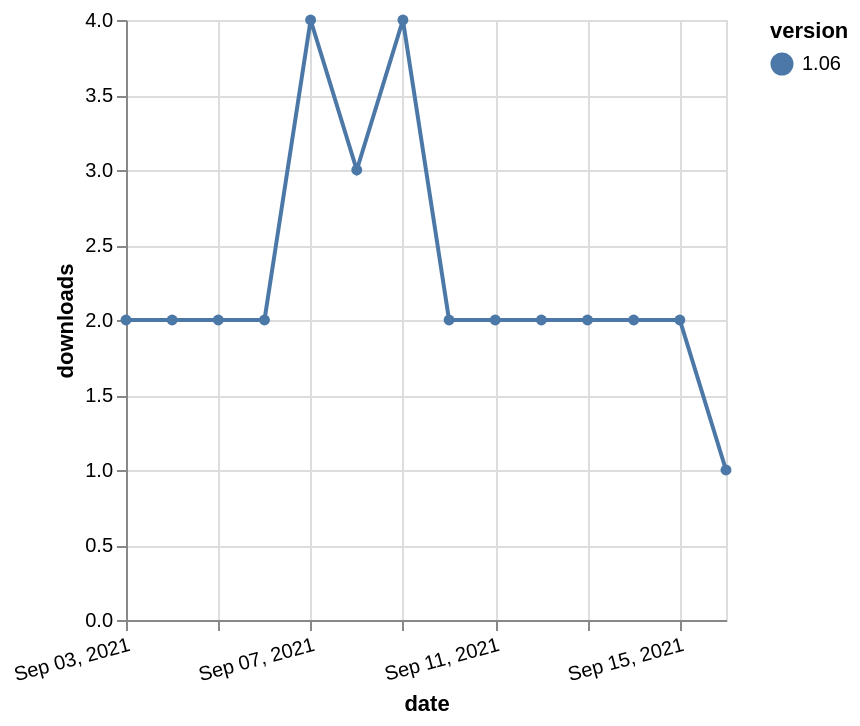

Source (Vega-Lite JSON):
### Vega-Lite specification from a JSON file in a GitHub repository (floating-point values rounded to 4 significant figures)
{"$schema": "https://vega.github.io/schema/vega-lite/v5.json", "description": "A simple bar chart with embedded data.", "data": {"values": [{"date": "2021-09-03", "total": 2464, "delta": 2, "version": "1.06"}, {"date": "2021-09-04", "total": 2466, "delta": 2, "version": "1.06"}, {"date": "2021-09-05", "total": 2468, "delta": 2, "version": "1.06"}, {"date": "2021-09-06", "total": 2470, "delta": 2, "version": "1.06"}, {"date": "2021-09-07", "total": 2474, "delta": 4, "version": "1.06"}, {"date": "2021-09-08", "total": 2477, "delta": 3, "version": "1.06"}, {"date": "2021-09-09", "total": 2481, "delta": 4, "version": "1.06"}, {"date": "2021-09-10", "total": 2483, "delta": 2, "version": "1.06"}, {"date": "2021-09-11", "total": 2485, "delta": 2, "version": "1.06"}, {"date": "2021-09-12", "total": 2487, "delta": 2, "version": "1.06"}, {"date": "2021-09-13", "total": 2489, "delta": 2, "version": "1.06"}, {"date": "2021-09-14", "total": 2491, "delta": 2, "version": "1.06"}, {"date": "2021-09-15", "total": 2493, "delta": 2, "version": "1.06"}, {"date": "2021-09-16", "total": 2494, "delta": 1, "version": "1.06"}]}, "width": "container", "mark": {"type": "line", "point": {"filled": true}}, "encoding": {"x": {"field": "date", "type": "temporal", "timeUnit": "yearmonthdate", "title": "date", "axis": {"labelAngle": -15}}, "y": {"field": "delta", "type": "quantitative", "title": "downloads"}, "color": {"field": "version", "type": "nominal"}, "tooltip": {"field": "delta"}}}
